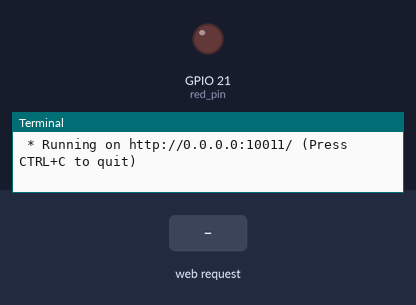
Recording of a program running on a simulated Raspberry Pi (BCM pin numbers). Shown: output pins drawn as LEDs (lit = HIGH), the last lines printed to the terminal. Inputs (shaded band) come from the test bench. The clock reads 2024-03-15 10:24:30 at power-on unless the program sets it.

Above: at 1.2 s.
1.3 s: HTTP request for /off received
At 2.5 s:
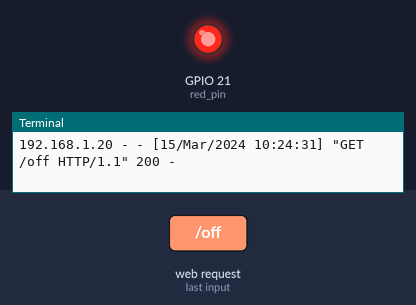
2.8 s: HTTP request for /on received
At 3.8 s:
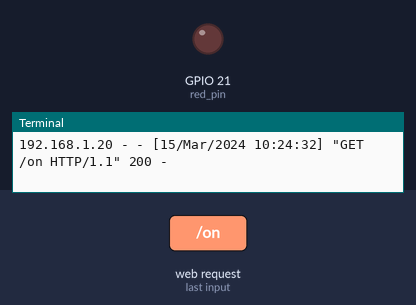
Timing chart, 0 to 5.8 s (numbered marks = the images above; inputs shaded):
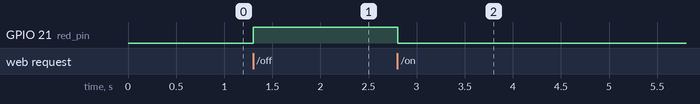

Measured:
- after the input at 1.3 s, GPIO 21 (red_pin): LOW → HIGH at once
- after the input at 2.8 s, GPIO 21 (red_pin): HIGH → LOW at once

The program:

flask03.py
```python
# URL 접속을 /led/on , /let/off 로 접속하면 led를 on,off하는 웹페이지를 만들기
from flask import Flask
import RPi.GPIO as GPIO

app = Flask(__name__)

red_pin = 21

# GPIO 설정
GPIO.setmode(GPIO.BCM)
GPIO.setup(red_pin, GPIO.OUT)

@app.route("/on")
def on():
    GPIO.output(red_pin, GPIO.LOW)
    return "LED on!!"

@app.route("/off")
def off():
    GPIO.output(red_pin, GPIO.HIGH)
    return "<h1>LED off!!</h1>"

if __name__ == "__main__":
    try:
        app.run(host="0.0.0.0", port=10011, debug=True)
    except KeyboardInterrupt:
        GPIO.cleanup()
```
